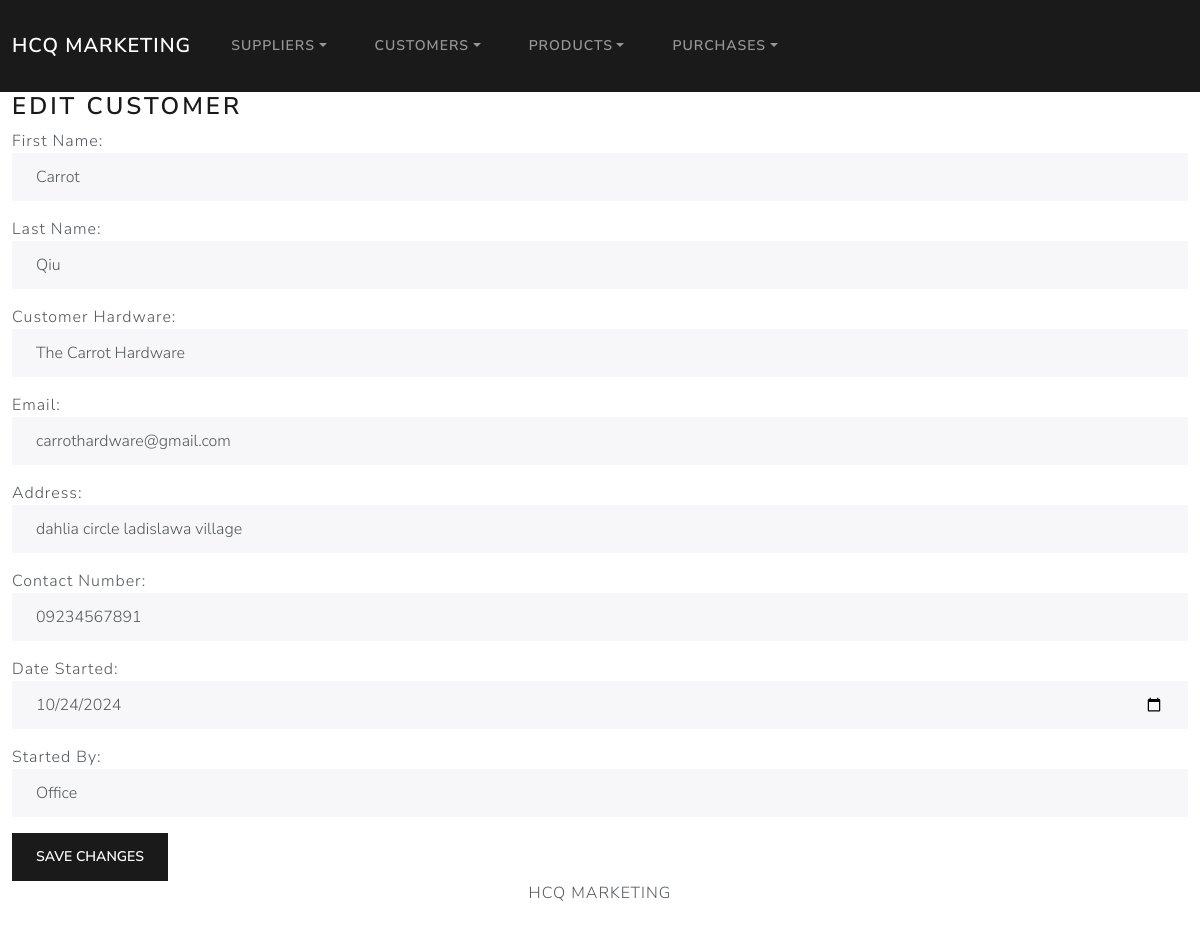
The app's page /customers/1/edit/ with its own data.
### customers/models.py (models this page shows, shortened)
class Customer(models.Model):
    CUSTOMER_START_BY = [
        ('Office', 'Office'),
        ('Agent', 'Agent'),
    ]
    first_name = models.CharField(max_length=50)
    last_name = models.CharField(max_length=50)
    customer_hardware = models.CharField(max_length=50)
    email = models.EmailField(max_length=100)
    address = models.CharField(max_length=100)
    contact_num = models.CharField(max_length=15)
    dateStart = models.DateField("Date Started")
    startBy = models.CharField(max_length=10, choices=CUSTOMER_START_BY)  # figure this out
    dateEdit = models.DateTimeField(default=timezone.now)

### customers/views.py (the view)
# urls.py: path('customers/<int:id>/edit/', views.edit, name='customer_edit'),
def edit(request, id):
    customer = get_object_or_404(Customer, id=id)
    if request.method == "POST":
        form = CustomerForm(request.POST, instance=customer)
        if form.is_valid():
            form.save()
            return redirect('customers_index')
    else:
        form = CustomerForm(instance=customer)
    return render(request, 'customers/edit.html', {'form': form, 'customer': customer})

### customers/forms.py
class CustomerForm(forms.ModelForm):
    class Meta:
        model = Customer
        fields = ['first_name','last_name','customer_hardware','email','address','contact_num','dateStart','startBy']
        labels = {
            'first_name': 'First Name',
            'last_name': 'Last Name',
            'customer_hardware': 'Customer Hardware',
            'email': 'Email',
            'address': 'Address',
            'contact_num': 'Contact Number',
            'dateStart': 'Date Started',
            'startBy': 'Started By'
        }
        widgets = {
            'first_name': forms.TextInput(attrs={'class': 'form-control'}),
            'last_name': forms.TextInput(attrs={'class': 'form-control'}),
            'customer_hardware': forms.TextInput(attrs={'class': 'form-control'}),
            'email': forms.EmailInput(attrs={'class': 'form-control'}),
            'address': forms.TextInput(attrs={'class': 'form-control','rows': 3}),
            'contact_num': forms.TextInput(attrs={'class': 'form-control'}),
            'dateStart': forms.DateInput(attrs={'class': 'form-control','type': 'date'}),
            'startBy': forms.Select(attrs={'class': 'form-control'}),
        }

### customers/templates/customers/edit.html (shortened to what this page needs)
{% extends "base.html" %}
{% block body %}
<h3>Edit Customer</h3>
<form method="post">
    {{ form.as_p }}
    <button type="submit" class="btn btn-primary">Save Changes</button>
</form>
{% endblock %}

### records on screen
Customer: first_name "Carrot", last_name "Qiu", customer_hardware "The Carrot Hardware", email "carrothardware@gmail.com", address "dahlia circle ladislawa village", contact_num "09234567891", dateStart "10/24/2024", startBy "Office"
